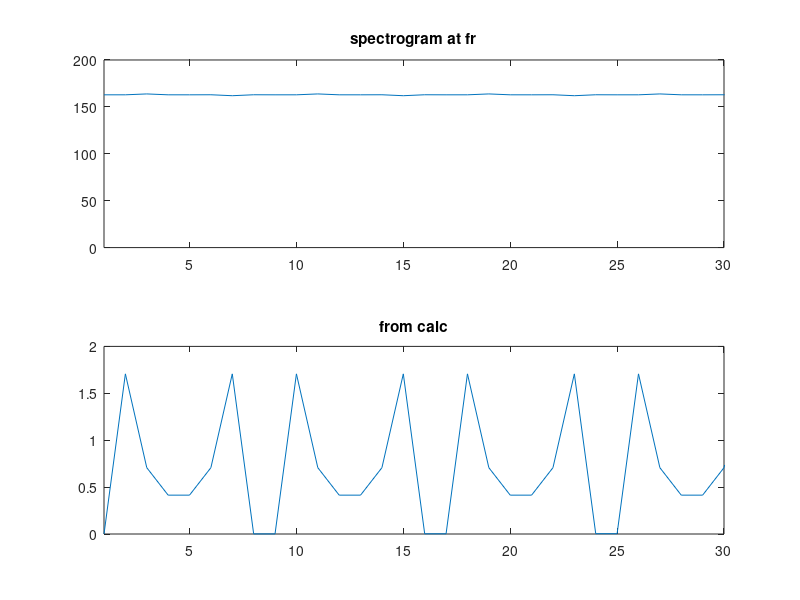

Recreate this plot in MATLAB.
T = 1;
fs = 8000;
n = 0:1/fs:T;

x = sin(2*pi*2000*n) + sin(2*pi*3000*n);
N=1024;

% Freq of interest
fr=2000;
% Freq of interest in radians
wr = (fr*2/fs)*pi;


% Length of frame, 25ms
% Based on Shivam's discussion, we have to ensure that the sinc function 
% is centered around fr. Below equation might do that
frame_len = round((250/(2*fr))*fs);
% frame_len = round(2/13*fs); 

% Window definition
window = ones([1,frame_len]);

% Calculate Spectogram
% spectral = spectrogram(x, window,0,N);

number_of_window_jumps = ceil(length(x)/frame_len);
spectral = zeros([N, length(x)]);
index=1;
while index+length(window) < length(x)
    % for index = 1:number_of_window_jumps-1
    spectral(:,index) = fft(x(index:...
                            index+length(window)), ...
                            N);
    index = index + 1;
end

exponent = exp(1i*wr*n);

% Multiple h[n]exp(i*w_r*n)
h = exponent(1:frame_len) .* window;

% Convolve x[n] with h[n]exp(i*w_r*n)
x_dash = conv(h,x);

% Since x_dash will be longer than x, calculating n for this range
% (length of x_dash corresponds to a time T1 for the sampling freq fs)
n = 0:1/fs:ceil(length(x_dash)/fs);
n = n(1:length(x_dash));

% 
exponent_2 = exp(-1i*wr*n);
% Multiplying e(-iwrn) and conv(x[n], h[n]exp(i*w_r*n))
output = exponent_2.*x_dash;

% % averaging the outputs per frame_len
% avg=zeros([1,29]);
% c=1;
% for i=1:267:length(output)-267
%     t=sum(abs(output(i:i+267)));
%     avg(c)=t;
%     c=c+1;
% end


% for i = 0:1
    subplot(2,1,1)
    plot(abs(spectral(round(N*fr/fs),:)))
    xlim([1 30])
%     hold on
%     plot(abs(spectral(round(N*fr/fs)-1,:)))
%     plot(abs(spectral(round(N*fr/fs)+1,:)))
    title("spectrogram at fr")
%     hold on
    subplot(2,1,2)      
    a = size(spectral);

%     plot(abs(output(1:frame_len:length(output))))
    plot(abs(output))
    xlim([1 30])
    title('from calc')
%     pause
% end